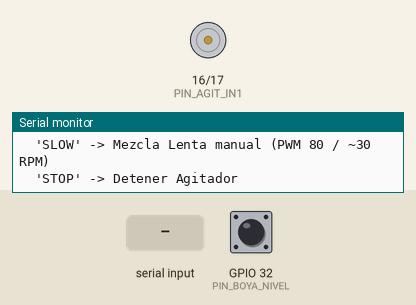
Recording of a sketch running on a simulated ESP32. Parts: motor-driver pin pairs drawn as motors (green arrow = first pin HIGH = forward, orange = second pin HIGH = backward, longer = more drive, scaled by the enable pin), the last lines printed to the serial monitor. The test bench sets the inputs (shaded band); at power-on: GPIO 32 (PIN_BOYA_NIVEL) HIGH.

Above: at 1.7 s.
1.8 s: "FAST\n" received over Serial
At 2.5 s:
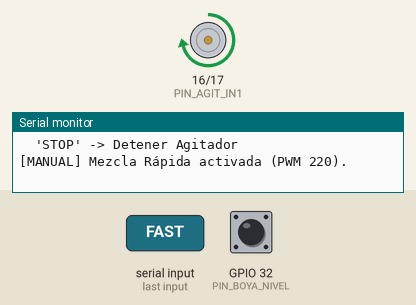
3.3 s: "SLOW\n" received over Serial
At 4.3 s:
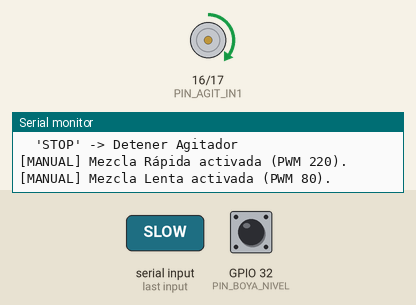
4.8 s: "STOP\n" received over Serial
At 5.7 s:
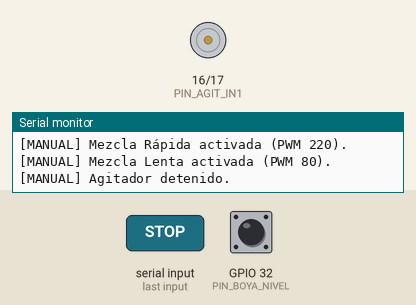
Timing chart, 0 to 7.8 s (numbered marks = the images above; inputs shaded):
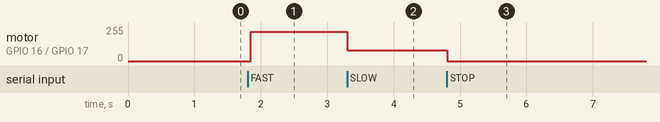

Measured:
- after the input at 1.8 s, motor on GPIO 16 (PIN_AGIT_IN1) / GPIO 17 (PIN_AGIT_IN2): stopped → forward 219/255 after 0.05 s
- after the input at 3.3 s, motor on GPIO 16 (PIN_AGIT_IN1) / GPIO 17 (PIN_AGIT_IN2): forward 219/255 → forward 80/255 at once
- after the input at 4.8 s, motor on GPIO 16 (PIN_AGIT_IN1) / GPIO 17 (PIN_AGIT_IN2): forward 80/255 → stopped at once

The sketch:

firmware_sedimentador.ino
```cpp
/* ==============================================================================
 * PROYECTO DE TESIS DE INGENIERÍA INDUSTRIAL - PLANTA DE ULTRAFILTRACIÓN FX100
 * HITO 4: CONTROL DE AGITADOR (L298N) & SEGURIDAD POR BOYA DE NIVEL FLOTANTE
 * ==============================================================================
 *
 * DESCRIPCIÓN:
 * Este firmware controla el motor DC de la paleta agitadora del sedimentador
 * mediante modulación PWM en el driver L298N y ejecuta la Máquina de Estados (FSM)
 * del ensayo de jarras (Mezcla Rápida -> Mezcla Lenta -> Sedimentación).
 *
 * SEGURIDAD:
 * Monitorea constantemente la boya de nivel de acero inoxidable (GPIO 32). Si el
 * nivel de agua cae por debajo del mínimo, apaga el motor para evitar marcha en seco.
 *
 * CONEXIONES FÍSICAS AL ESP32 (38 PINES):
 * - GPIO 4  ──► ENA del L298N (PWM de Velocidad - Quitar jumper negro)
 * - GPIO 16 ──► IN1 del L298N (Sentido Giro Adelante)
 * - GPIO 17 ──► IN2 del L298N (Sentido Giro Reversa)
 * - GPIO 32 ──► Boya de nivel (Cable 1; el Cable 2 va a GND)
 * - GND     ──► GND común del L298N y ESP32
 * ============================================================================== */

#include <Arduino.h>

// ------------------------------------------------------------------------------
// 1. ASIGNACIÓN DE PINES
// ------------------------------------------------------------------------------
const uint8_t PIN_AGIT_ENA  = 4;  // PWM de control de velocidad
const uint8_t PIN_AGIT_IN1  = 16; // Dirección de giro A
const uint8_t PIN_AGIT_IN2  = 17; // Dirección de giro B
const uint8_t PIN_BOYA_NIVEL = 32; // Sensor de nivel flotante

// Canal PWM LEDC para el motor DC (ESP32 Arduino Core 3.x)
const uint32_t PWM_FREQ = 5000; // 5 kHz (Frecuencia inaudible y suave)
const uint8_t PWM_RES   = 8;    // Resolución de 8 bits (Valores de 0 a 255)

// ------------------------------------------------------------------------------
// 2. MÁQUINA DE ESTADOS FINITOS (FSM) DEL REACTOR
// ------------------------------------------------------------------------------
enum EstadoReactor {
  REPOSO,
  MEZCLA_RAPIDA,
  MEZCLA_LENTA,
  SEDIMENTACION,
  ALARMA_NIVEL_BAJO
};

EstadoReactor estadoActual = REPOSO;
unsigned long t_inicio_estado_ms = 0;

// Tiempos configurables de proceso
const unsigned long T_MEZCLA_RAPIDA_MS = 60000;   // 1 minuto
const unsigned long T_MEZCLA_LENTA_MS  = 900000;  // 15 minutos
const unsigned long T_SEDIMENTACION_MS = 1800000; // 30 minutos

// ------------------------------------------------------------------------------
// 3. FUNCIONES DE CONTROL DEL MOTOR L298N
// ------------------------------------------------------------------------------
void fijarVelocidadAgitador(uint8_t pwmVal, bool sentidoHorario = true) {
  if (pwmVal == 0) {
    digitalWrite(PIN_AGIT_IN1, LOW);
    digitalWrite(PIN_AGIT_IN2, LOW);
    ledcWrite(PIN_AGIT_ENA, 0);
  } else {
    if (sentidoHorario) {
      digitalWrite(PIN_AGIT_IN1, HIGH);
      digitalWrite(PIN_AGIT_IN2, LOW);
    } else {
      digitalWrite(PIN_AGIT_IN1, LOW);
      digitalWrite(PIN_AGIT_IN2, HIGH);
    }
    ledcWrite(PIN_AGIT_ENA, pwmVal);
  }
}

// ------------------------------------------------------------------------------
// 4. SETUP: CONFIGURACIÓN DE PINES Y PWM
// ------------------------------------------------------------------------------
void setup() {
  Serial.begin(115200);
  delay(500);

  Serial.println("\n========================================================");
  Serial.println("  PLANTA PILOTO DE ULTRAFILTRACIÓN INDUSTRIAL - HITO 4   ");
  Serial.println("  Control de Agitador (L298N) y Boya de Nivel Inox       ");
  Serial.println("========================================================");

  pinMode(PIN_AGIT_IN1, OUTPUT);
  pinMode(PIN_AGIT_IN2, OUTPUT);
  pinMode(PIN_BOYA_NIVEL, INPUT_PULLUP);

  // Configurar canal PWM en GPIO 4
  ledcAttach(PIN_AGIT_ENA, PWM_FREQ, PWM_RES);
  fijarVelocidadAgitador(0);

  Serial.println("[OK] Driver L298N inicializado.");
  Serial.println("[OK] Boya de nivel en GPIO 32 configurada.");
  Serial.println("\nComandos disponibles por Monitor Serie:");
  Serial.println("  'AUTO' -> Iniciar ciclo completo automático de Coagulación/Floculación");
  Serial.println("  'FAST' -> Mezcla Rápida manual (PWM 220 / ~150 RPM)");
  Serial.println("  'SLOW' -> Mezcla Lenta manual (PWM 80 / ~30 RPM)");
  Serial.println("  'STOP' -> Detener Agitador");
}

// ------------------------------------------------------------------------------
// 5. LOOP: EJECUCIÓN DE LA FSM Y ENCLAVAMIENTO DE SEGURIDAD
// ------------------------------------------------------------------------------
void loop() {
  // 1. Verificación de Seguridad: Nivel de Agua
  bool nivelBajo = (digitalRead(PIN_BOYA_NIVEL) == HIGH); // Si la boya cae, abre circuito

  if (nivelBajo && estadoActual != REPOSO) {
    estadoActual = ALARMA_NIVEL_BAJO;
    fijarVelocidadAgitador(0);
    Serial.println("🚨 [ALARMA] Nivel de agua insuficiente en el reactor. Motor detenido por seguridad.");
  }

  // 2. Transición Temporal de la FSM Automática
  unsigned long t_transcurrido = millis() - t_inicio_estado_ms;

  switch (estadoActual) {
    case REPOSO:
      // Esperando comando del usuario
      break;

    case MEZCLA_RAPIDA:
      fijarVelocidadAgitador(220); // ~150 RPM (Gradiente G ≈ 400 s⁻¹)
      if (t_transcurrido >= T_MEZCLA_RAPIDA_MS) {
        Serial.println("[FSM] Fin de Mezcla Rápida. Iniciando Etapa 2: Mezcla Lenta (Floculación)...");
        estadoActual = MEZCLA_LENTA;
        t_inicio_estado_ms = millis();
      }
      break;

    case MEZCLA_LENTA:
      fijarVelocidadAgitador(80); // ~30 RPM (Gradiente G ≈ 35 s⁻¹)
      if (t_transcurrido >= T_MEZCLA_LENTA_MS) {
        Serial.println("[FSM] Fin de Floculación. Iniciando Etapa 3: Sedimentación Estática (0 RPM)...");
        estadoActual = SEDIMENTACION;
        t_inicio_estado_ms = millis();
        fijarVelocidadAgitador(0);
      }
      break;

    case SEDIMENTACION:
      fijarVelocidadAgitador(0);
      if (t_transcurrido >= T_SEDIMENTACION_MS) {
        Serial.println("✅ [FSM] Ciclo de Coagulación-Sedimentación COMPLETADO. Sobrenadante listo para UF.");
        estadoActual = REPOSO;
      }
      break;

    case ALARMA_NIVEL_BAJO:
      if (!nivelBajo) {
        Serial.println("[OK] Nivel de agua restablecido. Sistema en reposo.");
        estadoActual = REPOSO;
      }
      break;
  }

  // 3. Comandos por Monitor Serie
  if (Serial.available()) {
    String cmd = Serial.readStringUntil('\n');
    cmd.trim();
    if (cmd.equalsIgnoreCase("AUTO")) {
      if (!nivelBajo) {
        estadoActual = MEZCLA_RAPIDA;
        t_inicio_estado_ms = millis();
        Serial.println("⚡ [FSM] Iniciando Ciclo Automático: Etapa 1 -> Mezcla Rápida (150 RPM)...");
      } else {
        Serial.println("❌ No se puede iniciar: El tanque no tiene nivel de agua.");
      }
    } else if (cmd.equalsIgnoreCase("FAST")) {
      fijarVelocidadAgitador(220);
      Serial.println("[MANUAL] Mezcla Rápida activada (PWM 220).");
    } else if (cmd.equalsIgnoreCase("SLOW")) {
      fijarVelocidadAgitador(80);
      Serial.println("[MANUAL] Mezcla Lenta activada (PWM 80).");
    } else if (cmd.equalsIgnoreCase("STOP")) {
      estadoActual = REPOSO;
      fijarVelocidadAgitador(0);
      Serial.println("[MANUAL] Agitador detenido.");
    }
  }

  delay(50);
}
```
